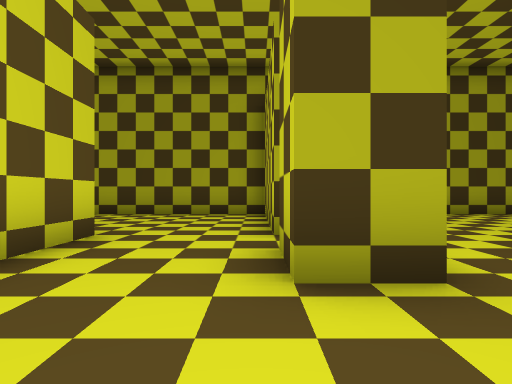
view 1 (above)

19 first-person views from a walk through a 3-D level made in the Godot game engine. The camera is 1.2 m above the floor, looks level and sees 80° across. The floor is counted in squares, 2 m on a side. Each view is taken from the middle of a square. On the plan, view 1 faces up. The plan holds only what a view shows up to about 9 squares ahead; the rest is blank. The place goes on beyond the plan.

view 2
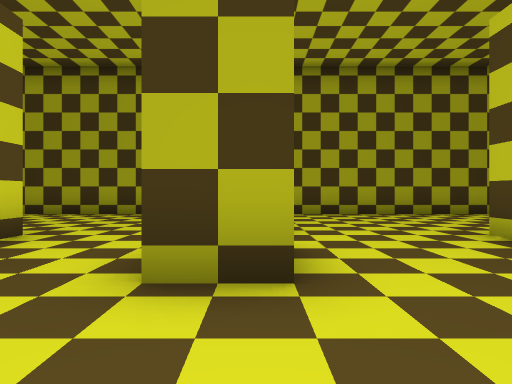

view 3
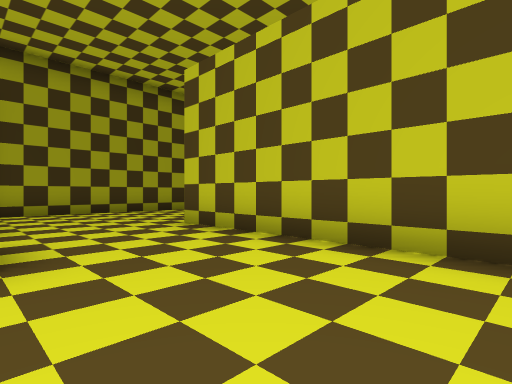

view 4
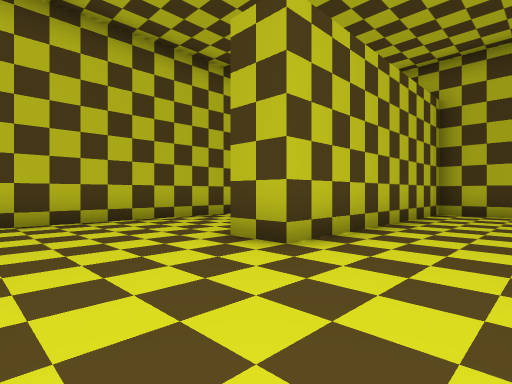

view 5
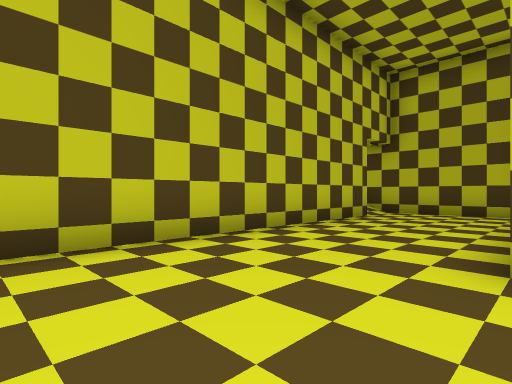

view 6
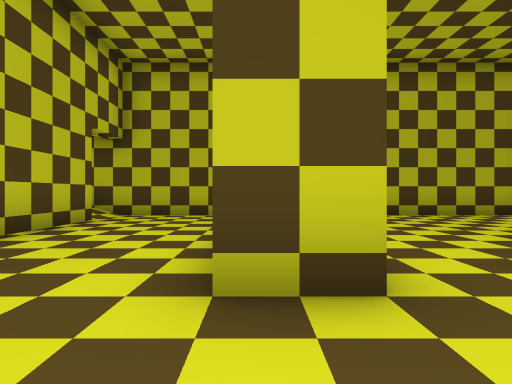

view 7
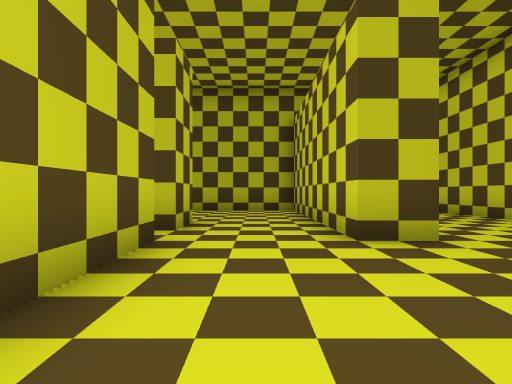

view 8
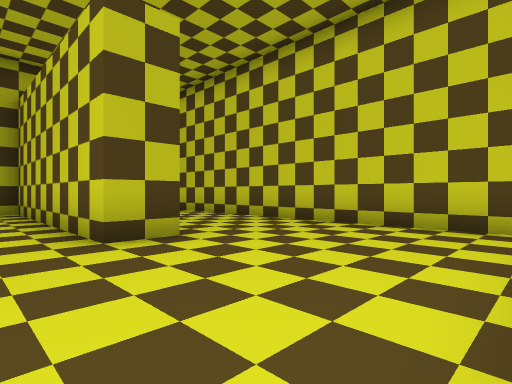

view 9
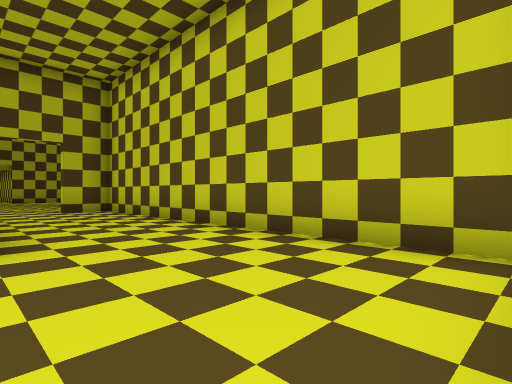

view 10
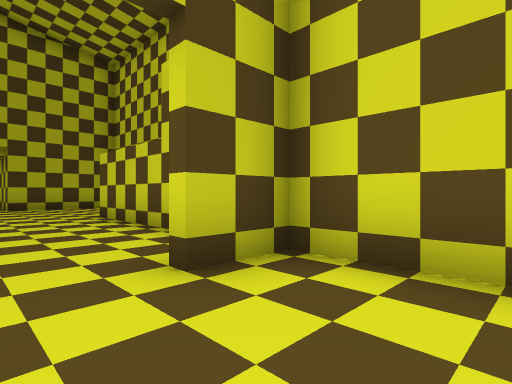

view 11
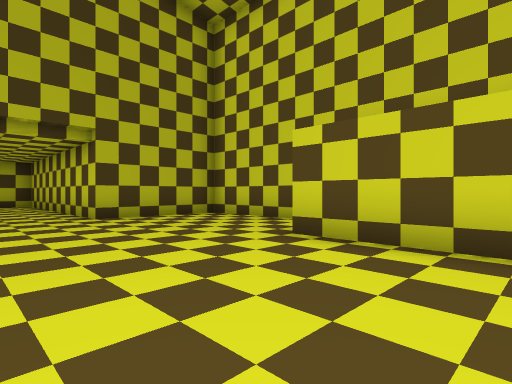

view 12
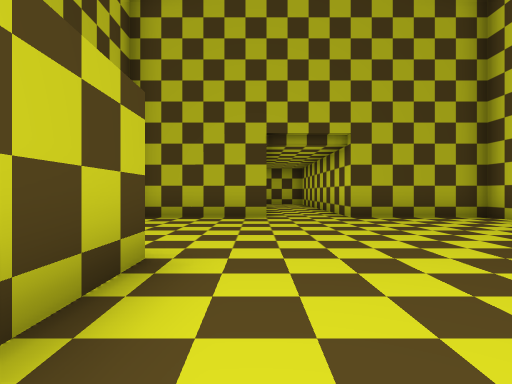

view 13
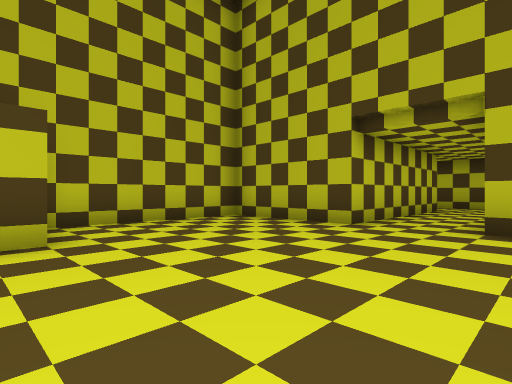

view 14
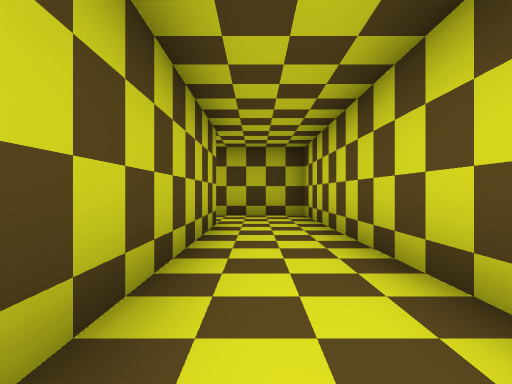

view 15
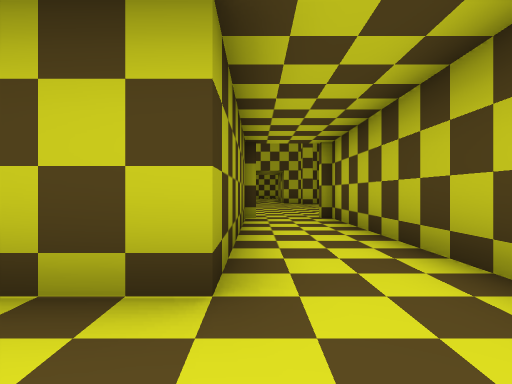

view 16
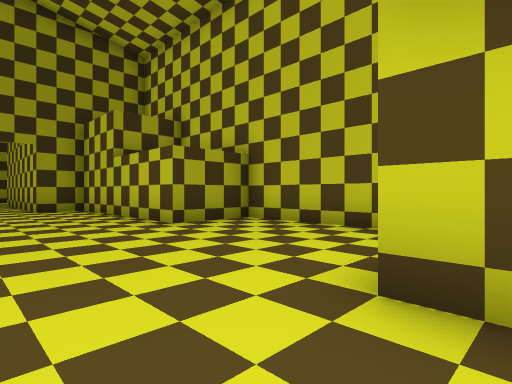

view 17
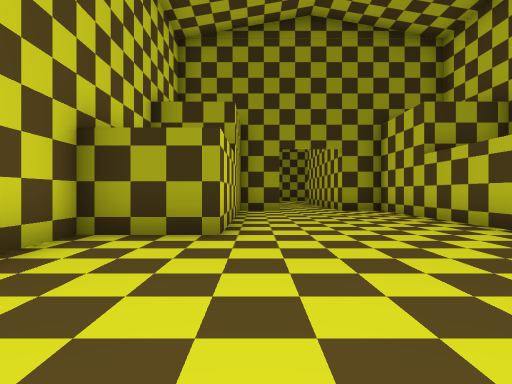

view 18
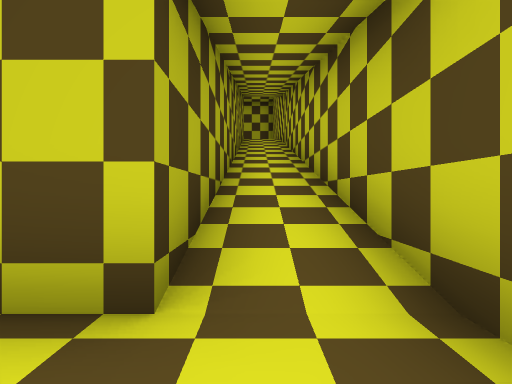

view 19
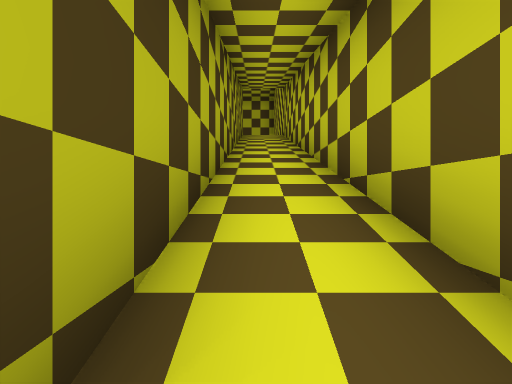

### Floor plan
Key: @ floor where view 1 was taken; # wall or solid block; . floor; / step, stairs or slope.
Columns run from 9 left of view 1 to 17 right of it. Each row starts with its distance up from view 1.
  9     #############
  8   #.......#......
  7   #.......#.......#
  6   #.......#.......#
  5   #.......#.......#
  4   #...#.......#...#
  3   #...#...#...#...#
  2   #...#...#...#...#
  1   #...#.......#...#
  0   #...#..@....#...#########
 -1   #...#.......#.../////////
 -2   ##..#####################
 -3   #....#
 -4   #....#
 -5   #....#
 -6   #....#
 -7 ###....###
 -8 #........#
 -9 #........#
-10 #........#
-11 #........#
-12 #........#
-13 ####..####
-14    #..#
-15    #..#
-16    #..#
-17    #..######
-18    #.......#..
-19    #..........
-20    #########.

Where each view was taken, in squares from view 1:
view 1: 0 up, 0 right, facing up
view 2: 0 up, 1 right, facing up
view 3: 1 down, 1 right, facing up-right
view 4: 7 up, 2 right, facing down-right
view 5: 7 up, 5 right, facing down-right
view 6: 6 up, 5 right, facing down
view 7: 8 up, 1 left, facing down
view 8: 8 up, 1 left, facing down-left
view 9: 8 up, 3 left, facing down-left
view 10: 0 up, 4 left, facing down-left
view 11: 5 down, 3 left, facing down-left
view 12: 5 down, 3 left, facing down
view 13: 7 down, 6 left, facing down-right
view 14: 12 down, 4 left, facing down
view 15: 18 down, 5 left, facing right
view 16: 13 down, 5 left, facing up-right
view 17: 12 down, 6 left, facing up
view 18: 1 down, 7 right, facing right
view 19: 1 down, 8 right, facing right
